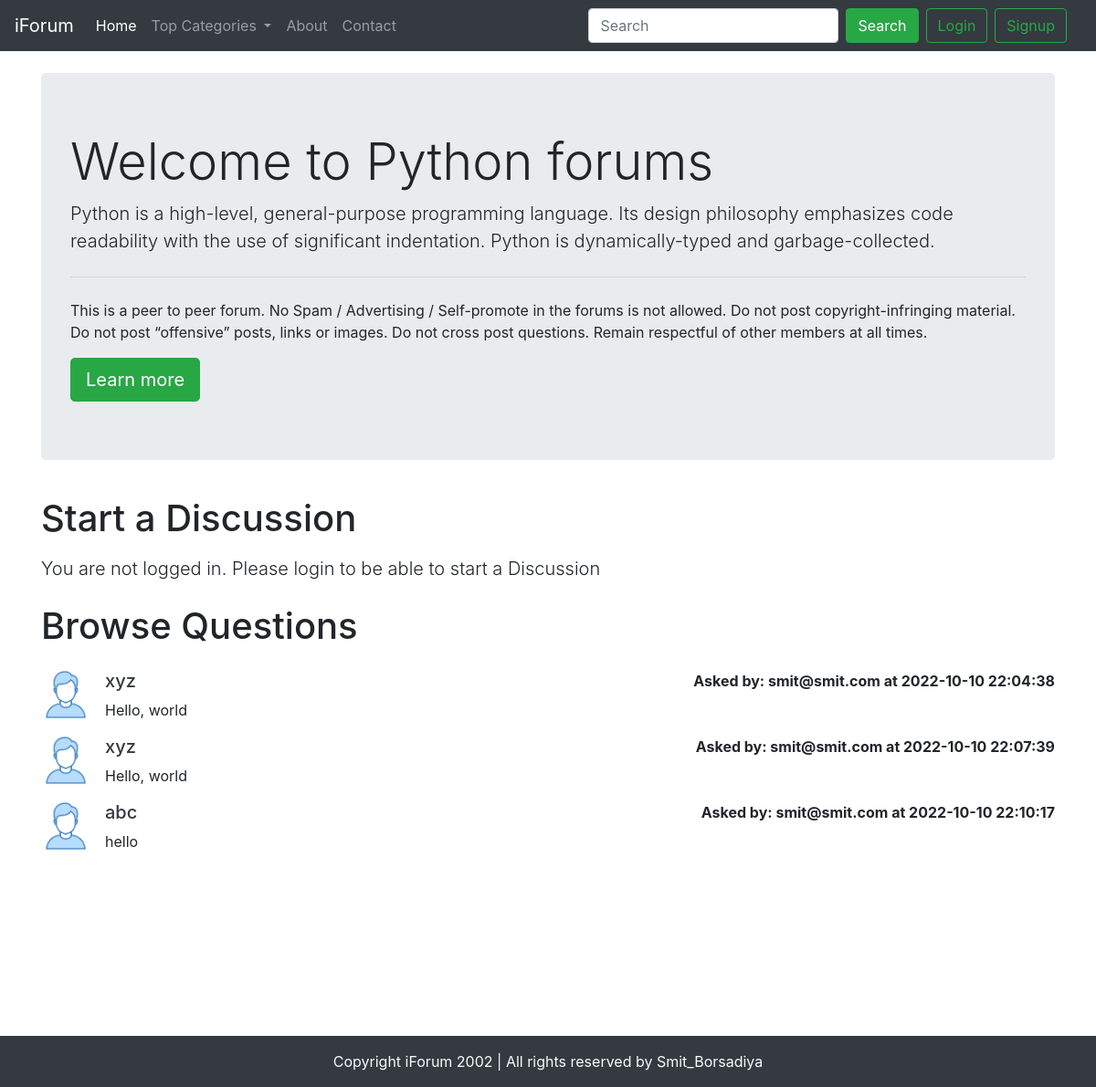
The app's page /threadlist.php?catid=1 with its own data.
### tables this page shows
CREATE TABLE `categories` (
  `category_id` int(11) NOT NULL,
  `category_name` varchar(255) NOT NULL,
  `category_description` varchar(255) NOT NULL,
  `created` datetime NOT NULL DEFAULT current_timestamp()
);

CREATE TABLE `threads` (
  `thread_id` int(7) NOT NULL,
  `thread_title` varchar(255) NOT NULL,
  `thread_desc` text NOT NULL,
  `thread_cat_id` int(7) NOT NULL,
  `thread_user_id` int(7) NOT NULL,
  `timestamp` datetime NOT NULL DEFAULT current_timestamp()
);

CREATE TABLE `users` (
  `sno` int(11) NOT NULL,
  `user_email` varchar(30) NOT NULL,
  `user_pass` varchar(255) NOT NULL,
  `timestamp` datetime NOT NULL DEFAULT current_timestamp()
);

### threadlist.php (the view, shortened to what this page needs)
<!doctype html>
<html lang="en">
<head>
    <link rel="stylesheet" href="https://stackpath.bootstrapcdn.com/bootstrap/4.5.0/css/bootstrap.min.css"
>
</head>
<body>
    <?php include 'partials/_dbconnect.php';?>
    <?php include 'partials/_header.php';?>
    <?php
    $id = $_GET['catid'];
    $sql = "SELECT * FROM `categories` WHERE category_id=$id";
    $result = mysqli_query($conn, $sql);
    while($row = mysqli_fetch_assoc($result)){
        $catname = $row['category_name'];
        $catdesc = $row['category_description'];
    }
    ?>
    <div class="container my-4">
        <div class="jumbotron">
            <h1 class="display-4">Welcome to <?php echo $catname;?> forums</h1>
            <p class="lead"> <?php echo $catdesc;?></p>
            <hr class="my-4">
            <p>This is a peer to peer forum. No Spam / Advertising / Self-promote in the forums is not allowed. Do not
                post copyright-infringing material. Do not post “offensive” posts, links or images. Do not cross post
                questions. Remain respectful of other members at all times.</p>
            <a class="btn btn-success btn-lg" href="#" role="button">Learn more</a>
        </div>
    </div>
    <?php
        if(isset($_SESSION['loggedin']) && $_SESSION['loggedin']==true){
            echo '<div class="container">
                    <h1 class="py-2">Start a Discussion</h1>
                    <form action="'. $_SERVER["REQUEST_URI"] . '" method="post">
                        <div class="form-group">
                            <label for="exampleInputEmail1">Problem Title</label>
                            <input type="text" class="form-control" id="title" name="title" aria-describedby="emailHelp">
                            <small id="emailHelp" class="form-text text-muted">Keep your title as short and crisp as
                                possible</small>
                        </div>
                        <input type="hidden" name="sno" value="'. $_SESSION["sno"]. '">
                        <div class="form-group">
                            <label for="exampleFormControlTextarea1">Ellaborate Your Concern</label>
                            <textarea class="form-control" id="desc" name="desc" rows="3"></textarea>
                        </div>
                        <button type="submit" class="btn btn-success">Submit</button>
                    </form>
                </div>';
        }
        else{
            echo '
            <div class="container">
            <h1 class="py-2">Start a Discussion</h1>
            <p class="lead">You are not logged in. Please login to be able to start a Discussion</p>
            </div>
            ';
        }
    ?>
    <div class="container mb-5" id="ques">
        <h1 class="py-2">Browse Questions</h1>
        <?php
        $id = $_GET['catid'];
        $sql = "SELECT * FROM `threads` WHERE thread_cat_id=$id";
        $result = mysqli_query($conn, $sql);
        while($row = mysqli_fetch_assoc($result)){
            $id = $row['thread_id'];
            $title = $row['thread_title'];
            $desc = $row['thread_desc'];
            $thread_time = $row['timestamp'];
            $thread_user_id = $row['thread_user_id'];
            $sql2 = "SELECT user_email FROM `users` WHERE sno='$thread_user_id'";
            $result2 = mysqli_query($conn, $sql2);
            $row2 = mysqli_fetch_assoc($result2);
            echo '<div class="media my-3">
                <img src="img/user.png" width="54px" class="mr-3" alt="...">
                <div class="media-body">'.
                '<h5 class="mt-0"> <a class="text-dark" href="thread.php?threadid=' . $id. '"> '. $title .' </a></h5>
                    '. $desc .' </div>'.'<div class="font-weight-bold my-0"> Asked by: '. $row2['user_email'] .' at '. $thread_time.' </div>'.
            '</div>';
        }
    ?>
    </div>
    <?php include 'partials/_footer.php';?>
</body>
</html>

### threadlist.php (style rules this page uses)
#ques { min-height: 433px; }

### records on screen
categories: category_name "Python", category_description "Python is a high-level, general-purpose programming language. Its design philosophy emphasizes code readability with the use of significant indentation. Python is dynamically-typed and garbage-collected."
threads: thread_title "xyz", thread_desc "Hello, world", users.user_email "smit@smit.com", timestamp "2022-10-10 22:04:38"
threads: thread_title "xyz", thread_desc "Hello, world", users.user_email "smit@smit.com", timestamp "2022-10-10 22:07:39"
threads: thread_title "abc", thread_desc "hello", users.user_email "smit@smit.com", timestamp "2022-10-10 22:10:17"
